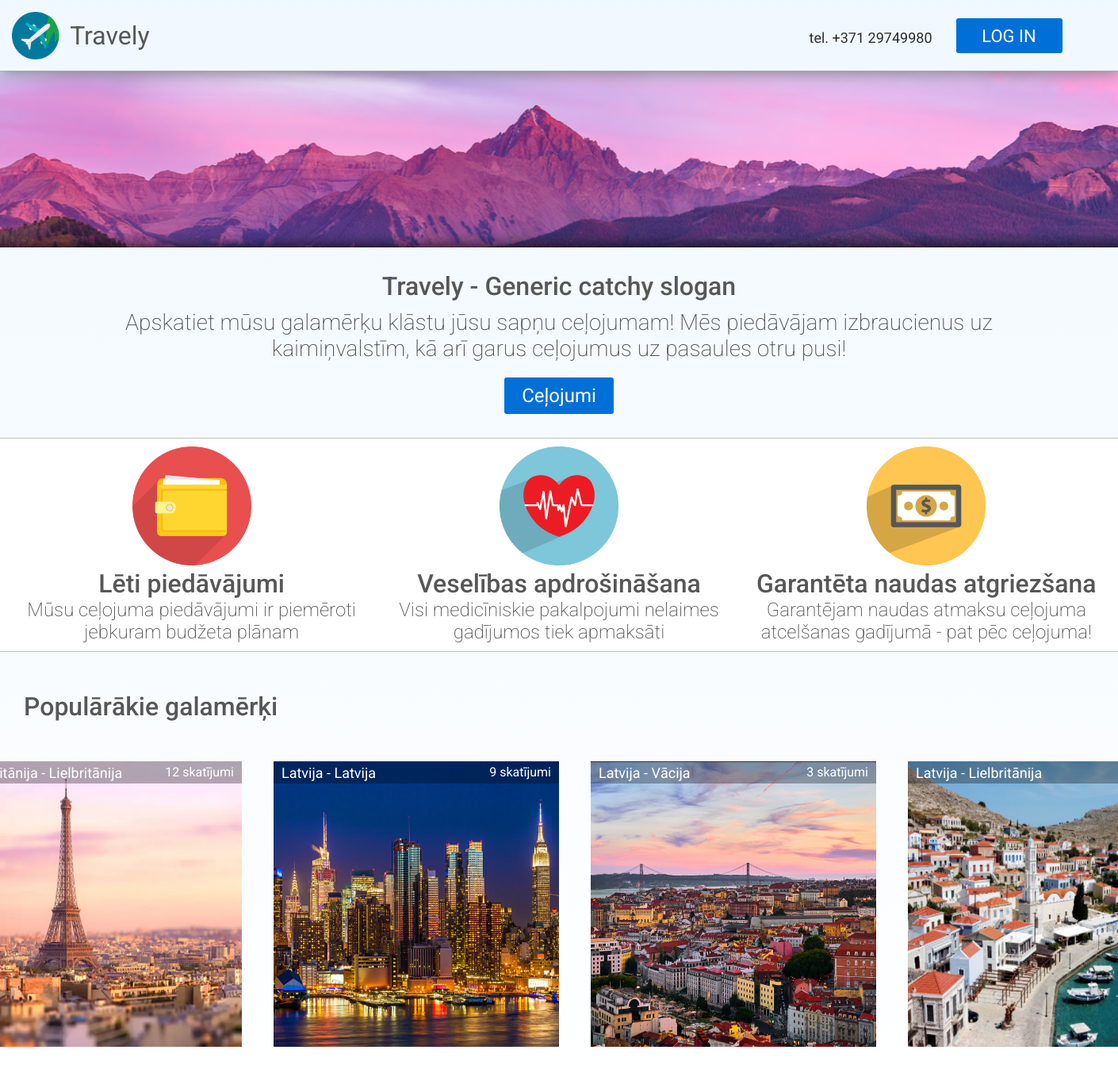
Before: / with the older database file.
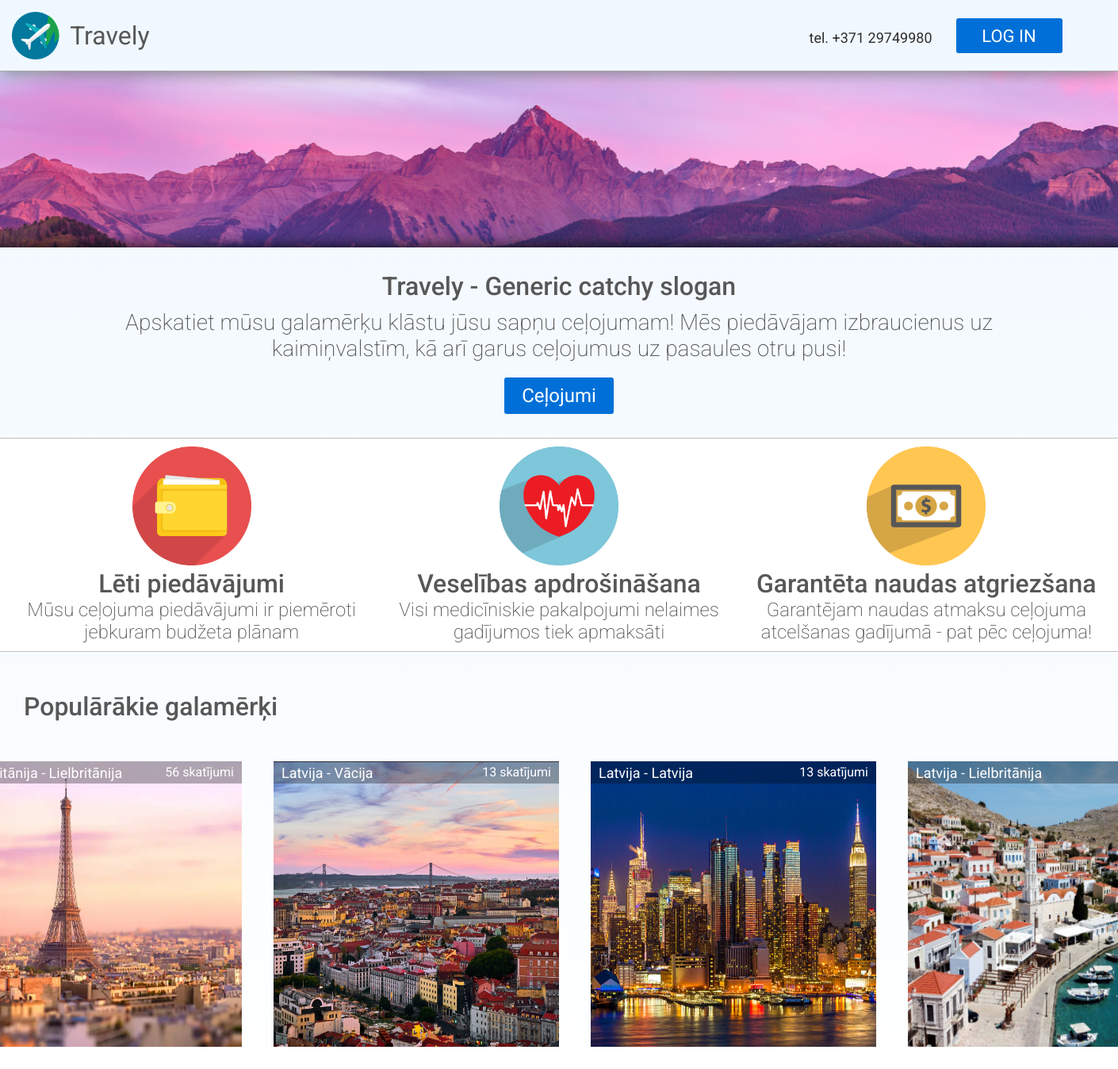
After: the same page with the newer database file.
### models.py (models this page shows, shortened)
class Trip(db.Model):
    id = db.Column(db.Integer, primary_key=True)
    agency_id = db.Column(db.Integer, db.ForeignKey("agency.id"))
    country_from = db.Column(db.Integer)
    country_to = db.Column(db.Integer)
    date_from = db.Column(db.Date)
    date_to = db.Column(db.Date)
    description = db.Column(db.String(280))
    cost = db.Column(db.Float)
    ticket_amount = db.Column(db.Integer)
    views = db.Column(db.Integer)
    img_file = db.Column(db.String(20), nullable=False, default='default.jpg')

class Country(db.Model):
    id = db.Column(db.Integer, primary_key=True)
    country = db.Column(db.String(48), nullable=False)
    abbreviation = db.Column(db.String(2), nullable=False)

### main.py (the view)
@app.route('/')
def index():
    qry = Trip.query.order_by(desc(Trip.views)).limit(4)
    return render_template("index.html", top_trips=qry, countries = Country.query.all())

### templates/index.html (shortened to what this page needs)
<!DOCTYPE html>
<html lang="en">
<head>
    <link rel="stylesheet" href="../static/css/stylesheet.css">
</head>
<body>
    <div id="body-wrap">
        <header id="header-main">
            <a href="/" style="margin-left: 1%;"><img id="logo" src="../static/images/png.png" width="60" height="60" /></a>
            <a href="/" id="title">Travely</a>
            <a href="tel:+37129749980" id="number">tel. +371 29749980</h1>
            <a href="/log_in" class="button" id="button-login">LOG IN</a>
        </header>
        {% block content %}
            <div id="page-middle">
                <div id="search-bar-back">
                </div>
                <div id="about-us">
                    <h1 class="subtitle">Travely - Generic catchy slogan</h1>
                    <p class="about-us-desc">Apskatiet mūsu galamērķu klāstu jūsu sapņu ceļojumam! Mēs piedāvājam izbraucienus uz kaimiņvalstīm, kā arī garus ceļojumus uz pasaules otru pusi!</p>
                    <a href="/catalogue" class="button" id="button-trips">Ceļojumi</a>
                </div>
                <div id="guarantee">
                <div id="guarantee-list-flexbox">
                    <div>
                        <img src="static/images/logo/wallet.png">
                        <h1>Lēti piedāvājumi</h1>
                        <p>Mūsu ceļojuma piedāvājumi ir piemēroti jebkuram budžeta plānam</p>
                    </div>
                    <div>
                        <img src="static/images/logo/heart.png">
                        <h1>Veselības apdrošināšana</h1>
                        <p>Visi medicīniskie pakalpojumi nelaimes gadījumos tiek apmaksāti</p>
                    </div>
                    <div>
                        <img src="static/images/logo/cash.png">
                        <h1>Garantēta naudas atgriezšana</h1>
                        <p>Garantējam naudas atmaksu ceļojuma atcelšanas gadījumā - pat pēc ceļojuma!</p>
                    </div>
                </div>
                </div>
                <div id="travel-list">
                    <h1 class="sub-title">Populārākie galamērķi</h1>
                    <div id="travel-list-flexbox">
                        {% for trip in top_trips %}
                            <a class="trip" href="/reservation/{{ trip.id }}">
                                <div class="trip">
                                    <div class="trip-header">
                                        <span id="trip-header-title">{{ countries[trip.country_from - 1].country }} - {{ countries[trip.country_to - 1].country }}</span>
                                        <span id="trip-header-views">{{ trip.views }} skatījumi</span>
                                    </div>
                                    <img src="{{ url_for('static', filename='/images/destinations/' + trip.img_file) }}" class="trip-img">
                                </div>
                        {% endfor %}
                    </div>
                </div>
            </div>
        {% endblock %}
    </div>
</body>
</html>

Changed rows visible on the page:
changed Trip (number 1 of 4 on the later page): views "12" → "56"
changed Trip "Vācija": views "3" → "13"; moves up the list
changed Trip (number 3 of 4 on the later page): views "9" → "13"
